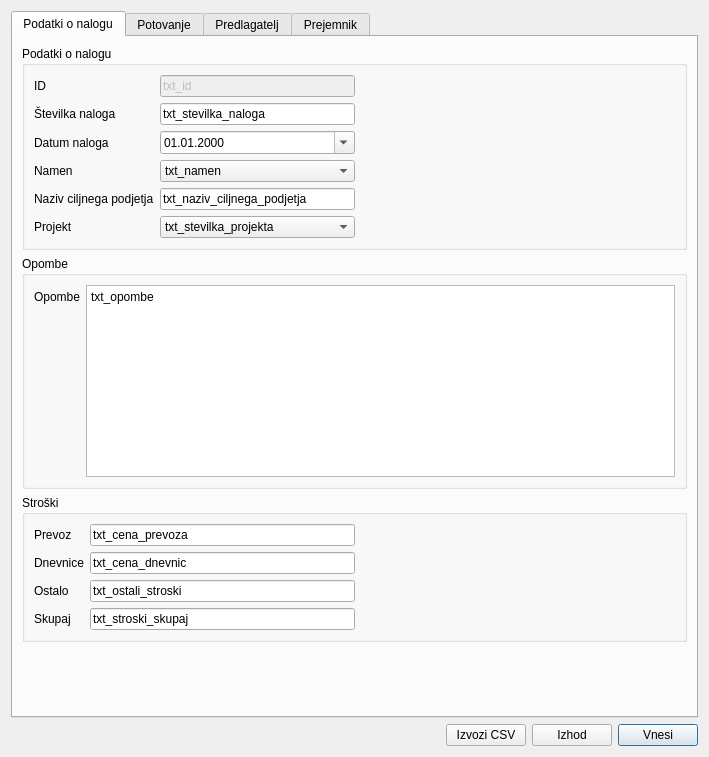
<?xml version="1.0" encoding="UTF-8"?>
<ui version="4.0">
 <class>potninalogi</class>
 <widget class="QDialog" name="potninalogi">
  <property name="windowModality">
   <enum>Qt::ApplicationModal</enum>
  </property>
  <property name="geometry">
   <rect>
    <x>0</x>
    <y>0</y>
    <width>709</width>
    <height>757</height>
   </rect>
  </property>
  <property name="windowTitle">
   <string>BenRačun: Urejanje potnega naloga</string>
  </property>
  <layout class="QVBoxLayout" name="verticalLayout">
   <item>
    <widget class="QTabWidget" name="tab_potni_stroski">
     <property name="currentIndex">
      <number>0</number>
     </property>
     <widget class="QWidget" name="tab_podatki">
      <attribute name="title">
       <string>Podatki o nalogu</string>
      </attribute>
      <layout class="QVBoxLayout" name="verticalLayout_2">
       <item>
        <widget class="QGroupBox" name="groupBox">
         <property name="title">
          <string>Podatki o nalogu</string>
         </property>
         <layout class="QGridLayout" name="gridLayout">
          <item row="0" column="0">
           <layout class="QFormLayout" name="formLayout">
            <item row="0" column="0">
             <widget class="QLabel" name="label">
              <property name="text">
               <string>ID</string>
              </property>
             </widget>
            </item>
            <item row="0" column="1">
             <widget class="QLineEdit" name="txt_id">
              <property name="enabled">
               <bool>false</bool>
              </property>
              <property name="text">
               <string>txt_id</string>
              </property>
             </widget>
            </item>
            <item row="1" column="0">
             <widget class="QLabel" name="label_2">
              <property name="text">
               <string>Številka naloga</string>
              </property>
             </widget>
            </item>
            <item row="1" column="1">
             <widget class="QLineEdit" name="txt_stevilka_naloga">
              <property name="enabled">
               <bool>true</bool>
              </property>
              <property name="text">
               <string>txt_stevilka_naloga</string>
              </property>
             </widget>
            </item>
            <item row="2" column="0">
             <widget class="QLabel" name="label_3">
              <property name="text">
               <string>Datum naloga</string>
              </property>
             </widget>
            </item>
            <item row="2" column="1">
             <widget class="QDateEdit" name="txt_datum_naloga">
              <property name="displayFormat">
               <string>dd.MM.yyyy</string>
              </property>
              <property name="calendarPopup">
               <bool>true</bool>
              </property>
             </widget>
            </item>
            <item row="3" column="1">
             <widget class="QComboBox" name="txt_namen">
              <item>
               <property name="text">
                <string>txt_namen</string>
               </property>
              </item>
             </widget>
            </item>
            <item row="3" column="0">
             <widget class="QLabel" name="label_23">
              <property name="text">
               <string>Namen</string>
              </property>
             </widget>
            </item>
            <item row="4" column="0">
             <widget class="QLabel" name="label_24">
              <property name="text">
               <string>Naziv ciljnega podjetja</string>
              </property>
             </widget>
            </item>
            <item row="4" column="1">
             <widget class="QLineEdit" name="txt_naziv_ciljnega_podjetja">
              <property name="text">
               <string>txt_naziv_ciljnega_podjetja</string>
              </property>
             </widget>
            </item>
            <item row="5" column="1">
             <widget class="QComboBox" name="txt_stevilka_projekta">
              <item>
               <property name="text">
                <string>txt_stevilka_projekta</string>
               </property>
              </item>
             </widget>
            </item>
            <item row="5" column="0">
             <widget class="QLabel" name="label_42">
              <property name="text">
               <string>Projekt</string>
              </property>
             </widget>
            </item>
           </layout>
          </item>
          <item row="0" column="1">
           <spacer name="horizontalSpacer_2">
            <property name="orientation">
             <enum>Qt::Horizontal</enum>
            </property>
            <property name="sizeHint" stdset="0">
             <size>
              <width>40</width>
              <height>20</height>
             </size>
            </property>
           </spacer>
          </item>
         </layout>
        </widget>
       </item>
       <item>
        <widget class="QGroupBox" name="groupBox_5">
         <property name="title">
          <string>Opombe</string>
         </property>
         <layout class="QGridLayout" name="gridLayout_6">
          <item row="0" column="0">
           <layout class="QFormLayout" name="formLayout_5">
            <property name="fieldGrowthPolicy">
             <enum>QFormLayout::AllNonFixedFieldsGrow</enum>
            </property>
            <item row="0" column="0">
             <widget class="QLabel" name="label_21">
              <property name="text">
               <string>Opombe</string>
              </property>
             </widget>
            </item>
            <item row="0" column="1">
             <widget class="QPlainTextEdit" name="txt_opombe">
              <property name="plainText">
               <string>txt_opombe</string>
              </property>
             </widget>
            </item>
           </layout>
          </item>
         </layout>
        </widget>
       </item>
       <item>
        <widget class="QGroupBox" name="groupBox_6">
         <property name="title">
          <string>Stroški</string>
         </property>
         <layout class="QGridLayout" name="gridLayout_7">
          <item row="0" column="0">
           <layout class="QFormLayout" name="formLayout_6">
            <item row="0" column="0">
             <widget class="QLabel" name="label_17">
              <property name="text">
               <string>Prevoz</string>
              </property>
             </widget>
            </item>
            <item row="0" column="1">
             <widget class="QLineEdit" name="txt_cena_prevoza">
              <property name="text">
               <string>txt_cena_prevoza</string>
              </property>
             </widget>
            </item>
            <item row="1" column="0">
             <widget class="QLabel" name="label_28">
              <property name="text">
               <string>Dnevnice</string>
              </property>
             </widget>
            </item>
            <item row="1" column="1">
             <widget class="QLineEdit" name="txt_cena_dnevnic">
              <property name="text">
               <string>txt_cena_dnevnic</string>
              </property>
             </widget>
            </item>
            <item row="2" column="0">
             <widget class="QLabel" name="label_26">
              <property name="text">
               <string>Ostalo</string>
              </property>
             </widget>
            </item>
            <item row="2" column="1">
             <widget class="QLineEdit" name="txt_ostali_stroski">
              <property name="text">
               <string>txt_ostali_stroski</string>
              </property>
             </widget>
            </item>
            <item row="3" column="1">
             <widget class="QLineEdit" name="txt_stroski_skupaj">
              <property name="text">
               <string>txt_stroski_skupaj</string>
              </property>
             </widget>
            </item>
            <item row="3" column="0">
             <widget class="QLabel" name="label_29">
              <property name="text">
               <string>Skupaj</string>
              </property>
             </widget>
            </item>
           </layout>
          </item>
          <item row="0" column="1">
           <spacer name="horizontalSpacer_5">
            <property name="orientation">
             <enum>Qt::Horizontal</enum>
            </property>
            <property name="sizeHint" stdset="0">
             <size>
              <width>40</width>
              <height>20</height>
             </size>
            </property>
           </spacer>
          </item>
         </layout>
        </widget>
       </item>
       <item>
        <spacer name="verticalSpacer">
         <property name="orientation">
          <enum>Qt::Vertical</enum>
         </property>
         <property name="sizeHint" stdset="0">
          <size>
           <width>20</width>
           <height>40</height>
          </size>
         </property>
        </spacer>
       </item>
      </layout>
     </widget>
     <widget class="QWidget" name="tab_potovanje">
      <attribute name="title">
       <string>Potovanje</string>
      </attribute>
      <layout class="QVBoxLayout" name="verticalLayout_3">
       <item>
        <widget class="QGroupBox" name="groupBox_4">
         <property name="title">
          <string>Potovanje</string>
         </property>
         <layout class="QGridLayout" name="gridLayout_4">
          <item row="0" column="0">
           <widget class="QScrollArea" name="wid_pot">
            <property name="minimumSize">
             <size>
              <width>600</width>
              <height>150</height>
             </size>
            </property>
            <property name="widgetResizable">
             <bool>true</bool>
            </property>
            <widget class="QWidget" name="scrollAreaWidgetContents">
             <property name="geometry">
              <rect>
               <x>0</x>
               <y>0</y>
               <width>641</width>
               <height>187</height>
              </rect>
             </property>
            </widget>
           </widget>
          </item>
          <item row="1" column="0">
           <layout class="QFormLayout" name="formLayout_4">
            <property name="fieldGrowthPolicy">
             <enum>QFormLayout::AllNonFixedFieldsGrow</enum>
            </property>
            <item row="0" column="0">
             <widget class="QLabel" name="label_18">
              <property name="text">
               <string>Skupno št. kilometrov</string>
              </property>
             </widget>
            </item>
            <item row="0" column="1">
             <widget class="QLineEdit" name="txt_skupaj_kilometri">
              <property name="text">
               <string>txt_skupaj_kilometri</string>
              </property>
             </widget>
            </item>
            <item row="1" column="0">
             <widget class="QLabel" name="label_25">
              <property name="text">
               <string>Kilometrina</string>
              </property>
             </widget>
            </item>
            <item row="1" column="1">
             <widget class="QLineEdit" name="txt_kilometrina">
              <property name="text">
               <string>txt_kilometrina</string>
              </property>
             </widget>
            </item>
            <item row="3" column="0">
             <widget class="QLabel" name="label_14">
              <property name="text">
               <string>Skupaj dnevi potovanja</string>
              </property>
             </widget>
            </item>
            <item row="3" column="1">
             <widget class="QLineEdit" name="txt_skupaj_dnevi">
              <property name="text">
               <string>txt_skupaj_dnevi</string>
              </property>
             </widget>
            </item>
            <item row="4" column="0">
             <widget class="QLabel" name="label_15">
              <property name="text">
               <string>Skupaj ure potovanja</string>
              </property>
             </widget>
            </item>
            <item row="4" column="1">
             <widget class="QLineEdit" name="txt_skupaj_ure">
              <property name="text">
               <string>txt_skupaj_ure</string>
              </property>
             </widget>
            </item>
            <item row="5" column="0">
             <widget class="QLabel" name="label_16">
              <property name="text">
               <string>Priznana dnevnica</string>
              </property>
             </widget>
            </item>
            <item row="5" column="1">
             <layout class="QHBoxLayout" name="horizontalLayout_3">
              <item>
               <spacer name="horizontalSpacer_4">
                <property name="orientation">
                 <enum>Qt::Horizontal</enum>
                </property>
                <property name="sizeHint" stdset="0">
                 <size>
                  <width>40</width>
                  <height>20</height>
                 </size>
                </property>
               </spacer>
              </item>
              <item>
               <widget class="QCheckBox" name="txt_priznana_dnevnica">
                <property name="text">
                 <string>txt_priznana_dnevnica</string>
                </property>
               </widget>
              </item>
              <item>
               <spacer name="horizontalSpacer_3">
                <property name="orientation">
                 <enum>Qt::Horizontal</enum>
                </property>
                <property name="sizeHint" stdset="0">
                 <size>
                  <width>40</width>
                  <height>20</height>
                 </size>
                </property>
               </spacer>
              </item>
             </layout>
            </item>
            <item row="6" column="0">
             <widget class="QLabel" name="label_19">
              <property name="text">
               <string>Dnevnice</string>
              </property>
              <property name="alignment">
               <set>Qt::AlignLeading|Qt::AlignLeft|Qt::AlignVCenter</set>
              </property>
             </widget>
            </item>
            <item row="8" column="0">
             <widget class="QLabel" name="label_20">
              <property name="text">
               <string>Ostali stroški</string>
              </property>
             </widget>
            </item>
            <item row="8" column="1">
             <widget class="QScrollArea" name="wid_st">
              <property name="minimumSize">
               <size>
                <width>0</width>
                <height>150</height>
               </size>
              </property>
              <property name="widgetResizable">
               <bool>true</bool>
              </property>
              <widget class="QWidget" name="scrollAreaWidgetContents_2">
               <property name="geometry">
                <rect>
                 <x>0</x>
                 <y>0</y>
                 <width>502</width>
                 <height>148</height>
                </rect>
               </property>
              </widget>
             </widget>
            </item>
            <item row="6" column="1">
             <layout class="QGridLayout" name="gridLayout_8">
              <item row="1" column="0">
               <widget class="QLineEdit" name="txt_dnevnica_6_8">
                <property name="text">
                 <string>txt_dnevnica_6_8</string>
                </property>
               </widget>
              </item>
              <item row="1" column="1">
               <widget class="QLineEdit" name="txt_dnevnica_8_12">
                <property name="text">
                 <string>txt_dnevnica_8_12</string>
                </property>
               </widget>
              </item>
              <item row="1" column="2">
               <widget class="QLineEdit" name="txt_dnevnica_12_24">
                <property name="text">
                 <string>txt_dnevnica_12_24</string>
                </property>
               </widget>
              </item>
              <item row="0" column="0">
               <widget class="QLabel" name="label_27">
                <property name="text">
                 <string>Dnevnica 6 - 8 ur</string>
                </property>
               </widget>
              </item>
              <item row="0" column="1">
               <widget class="QLabel" name="label_30">
                <property name="text">
                 <string>Dnevnica 8 - 12 ur</string>
                </property>
               </widget>
              </item>
              <item row="0" column="2">
               <widget class="QLabel" name="label_31">
                <property name="text">
                 <string>Dnevnica 12 - 24 ur</string>
                </property>
               </widget>
              </item>
              <item row="2" column="1">
               <widget class="QCheckBox" name="txt_zajtrk_8_12">
                <property name="text">
                 <string>txt_zajtrk_8_12</string>
                </property>
               </widget>
              </item>
              <item row="2" column="2">
               <widget class="QCheckBox" name="txt_zajtrk_12_24">
                <property name="layoutDirection">
                 <enum>Qt::LeftToRight</enum>
                </property>
                <property name="text">
                 <string>txt_zajtrk_12_24</string>
                </property>
               </widget>
              </item>
              <item row="2" column="0">
               <widget class="QLabel" name="label_43">
                <property name="text">
                 <string>Zajtrk</string>
                </property>
               </widget>
              </item>
             </layout>
            </item>
           </layout>
          </item>
         </layout>
        </widget>
       </item>
      </layout>
     </widget>
     <widget class="QWidget" name="tab_predlagatelj">
      <attribute name="title">
       <string>Predlagatelj</string>
      </attribute>
      <layout class="QVBoxLayout" name="verticalLayout_5">
       <item>
        <widget class="QGroupBox" name="groupBox_2">
         <property name="title">
          <string>Podatki o predlagatelju</string>
         </property>
         <layout class="QVBoxLayout" name="verticalLayout_6">
          <item>
           <layout class="QFormLayout" name="formLayout_2">
            <item row="0" column="0">
             <widget class="QLabel" name="label_4">
              <property name="text">
               <string>Podjetje</string>
              </property>
             </widget>
            </item>
            <item row="3" column="0">
             <widget class="QLabel" name="label_6">
              <property name="text">
               <string>Naslov</string>
              </property>
             </widget>
            </item>
            <item row="3" column="1">
             <layout class="QFormLayout" name="formLayout_8">
              <property name="fieldGrowthPolicy">
               <enum>QFormLayout::AllNonFixedFieldsGrow</enum>
              </property>
              <item row="0" column="0">
               <widget class="QLabel" name="label_32">
                <property name="text">
                 <string>Ulica</string>
                </property>
               </widget>
              </item>
              <item row="0" column="1">
               <widget class="QLabel" name="label_33">
                <property name="text">
                 <string>Hišna št.</string>
                </property>
               </widget>
              </item>
              <item row="1" column="0">
               <widget class="QLineEdit" name="txt_predlagatelj_naslov">
                <property name="minimumSize">
                 <size>
                  <width>250</width>
                  <height>0</height>
                 </size>
                </property>
                <property name="text">
                 <string>txt_predlagatelj_naslov</string>
                </property>
               </widget>
              </item>
              <item row="1" column="1">
               <widget class="QLineEdit" name="txt_predlagatelj_naslov_st">
                <property name="maximumSize">
                 <size>
                  <width>50</width>
                  <height>16777215</height>
                 </size>
                </property>
                <property name="text">
                 <string>txt_predlagatelj_naslov_st</string>
                </property>
               </widget>
              </item>
              <item row="2" column="0">
               <widget class="QLabel" name="label_34">
                <property name="text">
                 <string>Poštna št.</string>
                </property>
               </widget>
              </item>
              <item row="2" column="1">
               <widget class="QLabel" name="label_35">
                <property name="text">
                 <string>Pošta</string>
                </property>
               </widget>
              </item>
              <item row="3" column="1">
               <widget class="QLineEdit" name="txt_predlagatelj_postna_stevilka">
                <property name="enabled">
                 <bool>true</bool>
                </property>
                <property name="minimumSize">
                 <size>
                  <width>100</width>
                  <height>0</height>
                 </size>
                </property>
                <property name="maximumSize">
                 <size>
                  <width>100</width>
                  <height>16777215</height>
                 </size>
                </property>
                <property name="text">
                 <string>txt_predlagatelj_postna_stevilka</string>
                </property>
               </widget>
              </item>
              <item row="3" column="0">
               <widget class="QLineEdit" name="txt_predlagatelj_posta">
                <property name="minimumSize">
                 <size>
                  <width>200</width>
                  <height>0</height>
                 </size>
                </property>
                <property name="text">
                 <string>txt_predlagatelj_posta</string>
                </property>
               </widget>
              </item>
             </layout>
            </item>
            <item row="4" column="0">
             <widget class="QLabel" name="label_13">
              <property name="text">
               <string>Predlagatelj</string>
              </property>
             </widget>
            </item>
            <item row="4" column="1">
             <layout class="QHBoxLayout" name="horizontalLayout_4">
              <item>
               <widget class="QCheckBox" name="cb_predlagatelj_oseba">
                <property name="text">
                 <string>cb_predlagatelj_oseba</string>
                </property>
               </widget>
              </item>
              <item>
               <layout class="QHBoxLayout" name="horizontalLayout_8">
                <item>
                 <widget class="QComboBox" name="txt_predlagatelj_izbira_oseba">
                  <property name="minimumSize">
                   <size>
                    <width>150</width>
                    <height>0</height>
                   </size>
                  </property>
                  <property name="maximumSize">
                   <size>
                    <width>150</width>
                    <height>16777215</height>
                   </size>
                  </property>
                  <item>
                   <property name="text">
                    <string>txt_predlagatelj_izbira_oseba</string>
                   </property>
                  </item>
                 </widget>
                </item>
                <item>
                 <widget class="QLineEdit" name="txt_predlagatelj_oseba">
                  <property name="minimumSize">
                   <size>
                    <width>150</width>
                    <height>0</height>
                   </size>
                  </property>
                  <property name="maximumSize">
                   <size>
                    <width>150</width>
                    <height>16777215</height>
                   </size>
                  </property>
                  <property name="text">
                   <string>txt_predlagatelj_oseba</string>
                  </property>
                 </widget>
                </item>
               </layout>
              </item>
              <item>
               <spacer name="horizontalSpacer_11">
                <property name="orientation">
                 <enum>Qt::Horizontal</enum>
                </property>
                <property name="sizeHint" stdset="0">
                 <size>
                  <width>40</width>
                  <height>20</height>
                 </size>
                </property>
               </spacer>
              </item>
             </layout>
            </item>
            <item row="5" column="0">
             <widget class="QLabel" name="label_5">
              <property name="text">
               <string>Naziv</string>
              </property>
             </widget>
            </item>
            <item row="5" column="1">
             <widget class="QLineEdit" name="txt_predlagatelj_naziv">
              <property name="text">
               <string>txt_predlagatelj_naziv</string>
              </property>
             </widget>
            </item>
            <item row="0" column="1">
             <layout class="QHBoxLayout" name="horizontalLayout_2">
              <item>
               <widget class="QLineEdit" name="txt_predlagatelj_podjetje">
                <property name="minimumSize">
                 <size>
                  <width>150</width>
                  <height>0</height>
                 </size>
                </property>
                <property name="maximumSize">
                 <size>
                  <width>150</width>
                  <height>16777215</height>
                 </size>
                </property>
                <property name="text">
                 <string>txt_predlagatelj_podjetje</string>
                </property>
               </widget>
              </item>
              <item>
               <spacer name="horizontalSpacer_6">
                <property name="orientation">
                 <enum>Qt::Horizontal</enum>
                </property>
                <property name="sizeHint" stdset="0">
                 <size>
                  <width>40</width>
                  <height>20</height>
                 </size>
                </property>
               </spacer>
              </item>
             </layout>
            </item>
           </layout>
          </item>
          <item>
           <spacer name="verticalSpacer_2">
            <property name="orientation">
             <enum>Qt::Vertical</enum>
            </property>
            <property name="sizeHint" stdset="0">
             <size>
              <width>20</width>
              <height>40</height>
             </size>
            </property>
           </spacer>
          </item>
         </layout>
        </widget>
       </item>
      </layout>
     </widget>
     <widget class="QWidget" name="tab_prejemnik">
      <attribute name="title">
       <string>Prejemnik</string>
      </attribute>
      <layout class="QVBoxLayout" name="verticalLayout_4">
       <item>
        <widget class="QGroupBox" name="groupBox_3">
         <property name="title">
          <string>Podatki o prejemniku</string>
         </property>
         <layout class="QGridLayout" name="gridLayout_3">
          <item row="1" column="0">
           <layout class="QFormLayout" name="formLayout_3">
            <item row="0" column="0">
             <widget class="QLabel" name="label_7">
              <property name="text">
               <string>Priimek</string>
              </property>
             </widget>
            </item>
            <item row="2" column="0">
             <widget class="QLabel" name="label_10">
              <property name="text">
               <string>Naziv</string>
              </property>
             </widget>
            </item>
            <item row="3" column="0">
             <widget class="QLabel" name="label_11">
              <property name="text">
               <string>Naslov</string>
              </property>
             </widget>
            </item>
            <item row="1" column="0">
             <widget class="QLabel" name="label_22">
              <property name="text">
               <string>Ime</string>
              </property>
             </widget>
            </item>
            <item row="3" column="1">
             <layout class="QFormLayout" name="formLayout_9">
              <property name="fieldGrowthPolicy">
               <enum>QFormLayout::AllNonFixedFieldsGrow</enum>
              </property>
              <item row="0" column="0">
               <widget class="QLabel" name="label_36">
                <property name="text">
                 <string>Ulica</string>
                </property>
               </widget>
              </item>
              <item row="0" column="1">
               <widget class="QLabel" name="label_37">
                <property name="text">
                 <string>Hišna št.</string>
                </property>
               </widget>
              </item>
              <item row="1" column="0">
               <widget class="QLineEdit" name="txt_prejemnik_naslov">
                <property name="minimumSize">
                 <size>
                  <width>250</width>
                  <height>0</height>
                 </size>
                </property>
                <property name="text">
                 <string>txt_prejemnik_naslov</string>
                </property>
               </widget>
              </item>
              <item row="1" column="1">
               <widget class="QLineEdit" name="txt_prejemnik_naslov_st">
                <property name="maximumSize">
                 <size>
                  <width>50</width>
                  <height>16777215</height>
                 </size>
                </property>
                <property name="text">
                 <string>txt_prejemnik_naslov_st</string>
                </property>
               </widget>
              </item>
              <item row="2" column="0">
               <widget class="QLabel" name="label_38">
                <property name="text">
                 <string>Poštna št.</string>
                </property>
               </widget>
              </item>
              <item row="2" column="1">
               <widget class="QLabel" name="label_39">
                <property name="text">
                 <string>Pošta</string>
                </property>
               </widget>
              </item>
              <item row="3" column="1">
               <widget class="QLineEdit" name="txt_prejemnik_postna_stevilka">
                <property name="enabled">
                 <bool>true</bool>
                </property>
                <property name="minimumSize">
                 <size>
                  <width>100</width>
                  <height>0</height>
                 </size>
                </property>
                <property name="maximumSize">
                 <size>
                  <width>100</width>
                  <height>16777215</height>
                 </size>
                </property>
                <property name="text">
                 <string>txt_prejemnik_postna_stevilka</string>
                </property>
               </widget>
              </item>
              <item row="3" column="0">
               <widget class="QLineEdit" name="txt_prejemnik_posta">
                <property name="text">
                 <string>txt_prejemnik_posta</string>
                </property>
               </widget>
              </item>
             </layout>
            </item>
            <item row="2" column="1">
             <widget class="QLineEdit" name="txt_prejemnik_naziv">
              <property name="text">
               <string>txt_prejemnik_naziv</string>
              </property>
             </widget>
            </item>
            <item row="1" column="1">
             <widget class="QLineEdit" name="txt_prejemnik_ime">
              <property name="text">
               <string>txt_prejemnik_ime</string>
              </property>
             </widget>
            </item>
            <item row="0" column="1">
             <widget class="QLineEdit" name="txt_prejemnik_priimek">
              <property name="text">
               <string>txt_prejemnik_priimek</string>
              </property>
             </widget>
            </item>
           </layout>
          </item>
          <item row="1" column="1">
           <spacer name="horizontalSpacer_7">
            <property name="orientation">
             <enum>Qt::Horizontal</enum>
            </property>
            <property name="sizeHint" stdset="0">
             <size>
              <width>40</width>
              <height>20</height>
             </size>
            </property>
           </spacer>
          </item>
          <item row="0" column="0">
           <layout class="QHBoxLayout" name="horizontalLayout_6">
            <item>
             <widget class="QLabel" name="label_41">
              <property name="text">
               <string>Izberite prejemnika potnega naloga</string>
              </property>
             </widget>
            </item>
            <item>
             <widget class="QComboBox" name="txt_prejemnik_izbira_osebe">
              <property name="minimumSize">
               <size>
                <width>200</width>
                <height>0</height>
               </size>
              </property>
              <item>
               <property name="text">
                <string>txt_prejemnik_izbira_osebe</string>
               </property>
              </item>
             </widget>
            </item>
            <item>
             <spacer name="horizontalSpacer_9">
              <property name="orientation">
               <enum>Qt::Horizontal</enum>
              </property>
              <property name="sizeHint" stdset="0">
               <size>
                <width>40</width>
                <height>20</height>
               </size>
              </property>
             </spacer>
            </item>
           </layout>
          </item>
         </layout>
        </widget>
       </item>
       <item>
        <widget class="QGroupBox" name="groupBox_7">
         <property name="title">
          <string>Prevoz</string>
         </property>
         <layout class="QHBoxLayout" name="horizontalLayout_5">
          <item>
           <layout class="QFormLayout" name="formLayout_7">
            <item row="0" column="0">
             <widget class="QLabel" name="label_12">
              <property name="text">
               <string>Prevozno sredstvo</string>
              </property>
             </widget>
            </item>
            <item row="1" column="0">
             <widget class="QLabel" name="label_9">
              <property name="text">
               <string>Znamka avtomobila</string>
              </property>
             </widget>
            </item>
            <item row="2" column="0">
             <widget class="QLabel" name="label_40">
              <property name="text">
               <string>Model avtomobila</string>
              </property>
             </widget>
            </item>
            <item row="3" column="0">
             <widget class="QLabel" name="label_8">
              <property name="text">
               <string>Registrska številka</string>
              </property>
             </widget>
            </item>
            <item row="3" column="1">
             <widget class="QLineEdit" name="txt_registrska_stevilka">
              <property name="text">
               <string>txt_registrska_stevilka</string>
              </property>
             </widget>
            </item>
            <item row="2" column="1">
             <widget class="QLineEdit" name="txt_model_avtomobila">
              <property name="text">
               <string>txt_model_avtomobila</string>
              </property>
             </widget>
            </item>
            <item row="1" column="1">
             <widget class="QLineEdit" name="txt_znamka_avtomobila">
              <property name="text">
               <string>txt_znamka_avtomobila</string>
              </property>
             </widget>
            </item>
            <item row="0" column="1">
             <widget class="QComboBox" name="txt_prevoz">
              <item>
               <property name="text">
                <string>txt_prevoz</string>
               </property>
              </item>
             </widget>
            </item>
           </layout>
          </item>
          <item>
           <spacer name="horizontalSpacer_8">
            <property name="orientation">
             <enum>Qt::Horizontal</enum>
            </property>
            <property name="sizeHint" stdset="0">
             <size>
              <width>315</width>
              <height>20</height>
             </size>
            </property>
           </spacer>
          </item>
         </layout>
        </widget>
       </item>
       <item>
        <spacer name="verticalSpacer_3">
         <property name="orientation">
          <enum>Qt::Vertical</enum>
         </property>
         <property name="sizeHint" stdset="0">
          <size>
           <width>20</width>
           <height>156</height>
          </size>
         </property>
        </spacer>
       </item>
      </layout>
     </widget>
    </widget>
   </item>
   <item>
    <layout class="QHBoxLayout" name="horizontalLayout">
     <item>
      <spacer name="horizontalSpacer">
       <property name="orientation">
        <enum>Qt::Horizontal</enum>
       </property>
       <property name="sizeHint" stdset="0">
        <size>
         <width>40</width>
         <height>20</height>
        </size>
       </property>
      </spacer>
     </item>
     <item>
      <widget class="QPushButton" name="btn_izvozi">
       <property name="focusPolicy">
        <enum>Qt::NoFocus</enum>
       </property>
       <property name="text">
        <string>Izvozi CSV</string>
       </property>
      </widget>
     </item>
     <item>
      <widget class="QPushButton" name="btn_izhod">
       <property name="focusPolicy">
        <enum>Qt::NoFocus</enum>
       </property>
       <property name="text">
        <string>Izhod</string>
       </property>
      </widget>
     </item>
     <item>
      <widget class="QPushButton" name="btn_sprejmi">
       <property name="text">
        <string>Vnesi</string>
       </property>
      </widget>
     </item>
    </layout>
   </item>
  </layout>
 </widget>
 <tabstops>
  <tabstop>txt_id</tabstop>
  <tabstop>txt_stevilka_naloga</tabstop>
  <tabstop>txt_datum_naloga</tabstop>
  <tabstop>txt_namen</tabstop>
  <tabstop>txt_naziv_ciljnega_podjetja</tabstop>
  <tabstop>wid_pot</tabstop>
  <tabstop>txt_skupaj_kilometri</tabstop>
  <tabstop>txt_kilometrina</tabstop>
  <tabstop>txt_skupaj_dnevi</tabstop>
  <tabstop>txt_skupaj_ure</tabstop>
  <tabstop>txt_priznana_dnevnica</tabstop>
  <tabstop>txt_dnevnica_6_8</tabstop>
  <tabstop>txt_dnevnica_8_12</tabstop>
  <tabstop>txt_zajtrk_8_12</tabstop>
  <tabstop>txt_dnevnica_12_24</tabstop>
  <tabstop>txt_zajtrk_12_24</tabstop>
  <tabstop>wid_st</tabstop>
  <tabstop>txt_cena_prevoza</tabstop>
  <tabstop>txt_cena_dnevnic</tabstop>
  <tabstop>txt_ostali_stroski</tabstop>
  <tabstop>txt_stroski_skupaj</tabstop>
  <tabstop>txt_opombe</tabstop>
  <tabstop>btn_sprejmi</tabstop>
 </tabstops>
 <resources/>
 <connections/>
</ui>
